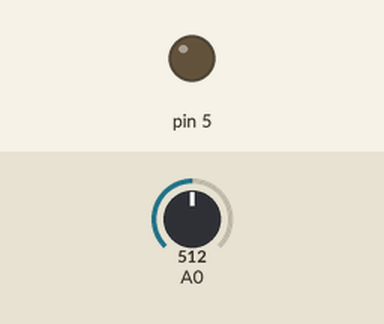
This sketch was run on a simulated Arduino Uno, built with avr-gcc and run on an emulated ATmega328P. Parts: output pins drawn as LEDs (lit = HIGH). The test bench sets the inputs (shaded band); at power-on: A0 = 512. What the sketch prints to the serial monitor is not drawn.

Above: at 0.15 s.
At 39.63 s:
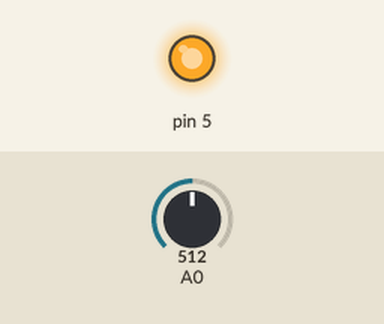
Timing chart, 0 to 40.0 s (numbered marks = the images above):
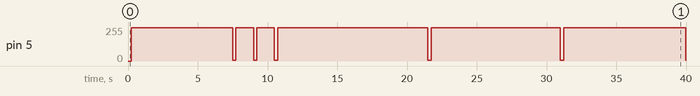

The sketch:

Lab_2.ino
```cpp
// Mayank Vanjani
// Lab 2: Embedded
// 10/19/18

/* // Setting Up Analog Signal on Serial Plotter
void setup() {
  // put your setup code here, to run once:
  Serial.begin(9600);
}

void loop() {
  // put your main code here, to run repeatedly:
  float aval;
  long x;
  x = millis();
  aval = abs(3 * sin(2 * 3.141592654 * x / 1000));
  delay(1);
  Serial.println(aval);
}
*/

/*
// Setting up the PWM Signal
void setup() {
  // PWM Output of frequency 1kHz and duty cycle porportional to aval
  // Fast PWM Mode and output on Aruino pin 5 (PD5)
  Serial.begin(9600);
  DDRD = (1 << 5);
  OCR0A = 250;
  // OCR0B = ;
  TCCR0A = 0x23; // 0010 0011 => Channel A = 00 (disconnected)     Channel B = 10 (clear on comp match)
                 // 00 for extra useless bits                      WGM01,02 = 11 (Fast PWM with top 111)
  TCCR0B = 0x03; // 0000 0111 => FOC0A,0B = 00 (Force output compare = 0)   00 for extra useless bits
                 // WGM02 = 0 (from 011 Fast PWM upto 0xFF)                CSO0,1,2 = 011 (clock / 64)
}

void loop() {
  float aval;
  long x;
  x = millis();
  aval = abs(3 * sin(2 * 3.141592654 * x / 1000));
  OCR0B = (250 * aval / 3);       // since duty cycle depends on aval

}
*/


void setup() {
  Serial.begin(9600);
  // Timer from before
  DDRD = (1 << 5);    // 0010 0000     For PD5 = 1 (output)
  OCR0A = 250;
  // OCR0B = 125;
  TCCR0A = 0x23;
  TCCR0B = 0x03;

  // ADC
  DDRC = 0;           // 0000 0000      For PC0 = 0 (input) of A0 pin
  ADMUX = (1 << 6);   // 0100 0000      For REFS0 = 1; REFS0,1 = 01 uses AVcc and MUX3,2,1,0 = 0000 using ADC0
  ADCSRA = 0xC6;      // 1100 0110      ADEN = 1; ADSC = 1; ADATE = 0; ADIF,ADIE = 00; ADPS = 110 (64 prescale)
  ADCSRB = 0x00;      // 0000 0000      Free Running Mode
  DIDR0 = 0x01;       // 0000 0001      To Turn ADC A0 to output

}

void loop() {
  ADCSRA |= 0x40;
  while (ADSC == 1) {
    delay(1);
  }

  float aval;
  long x;
  x = millis();
  aval = abs(3 * sin(2 * 3.141592654 * x / 1000));
  OCR0B = 250 * aval / 3;
  delay(1);
  //Serial.print( abs(aval) );

  //ADLAR = 0:
  unsigned short *ADCData;
  unsigned short ADCVal;
  ADCData = (unsigned short *) 0x78;    // Address
  ADCVal = ( *ADCData & 0x03FF ); // 0000 0011 1111 1111

  // float fADCVal = (float) ((float(ADCVal) / 1023) * 3);
  float fADCVal;
  fADCVal = ((float)ADCVal)/1023 * 3;
  //Serial.println(ADCVal);


  //Serial.print( "aval: ");
  //Serial.print(abs(aval)); //Original rectified sinusoid
  Serial.print(" ");
  //Serial.print( "fADCVal: ");
  Serial.println(fADCVal); //Analog voltage measured from ADC
  // delay(500);
  //analogRead(A0);

}
```

Measured:
- by itself, pin 5: 0/255 → 249/255 at 0.24 s, → 6/255 7.3 s later, → 249/255 0.24 s later, → 6/255 1.3 s later, … (12 changes in this stretch)
